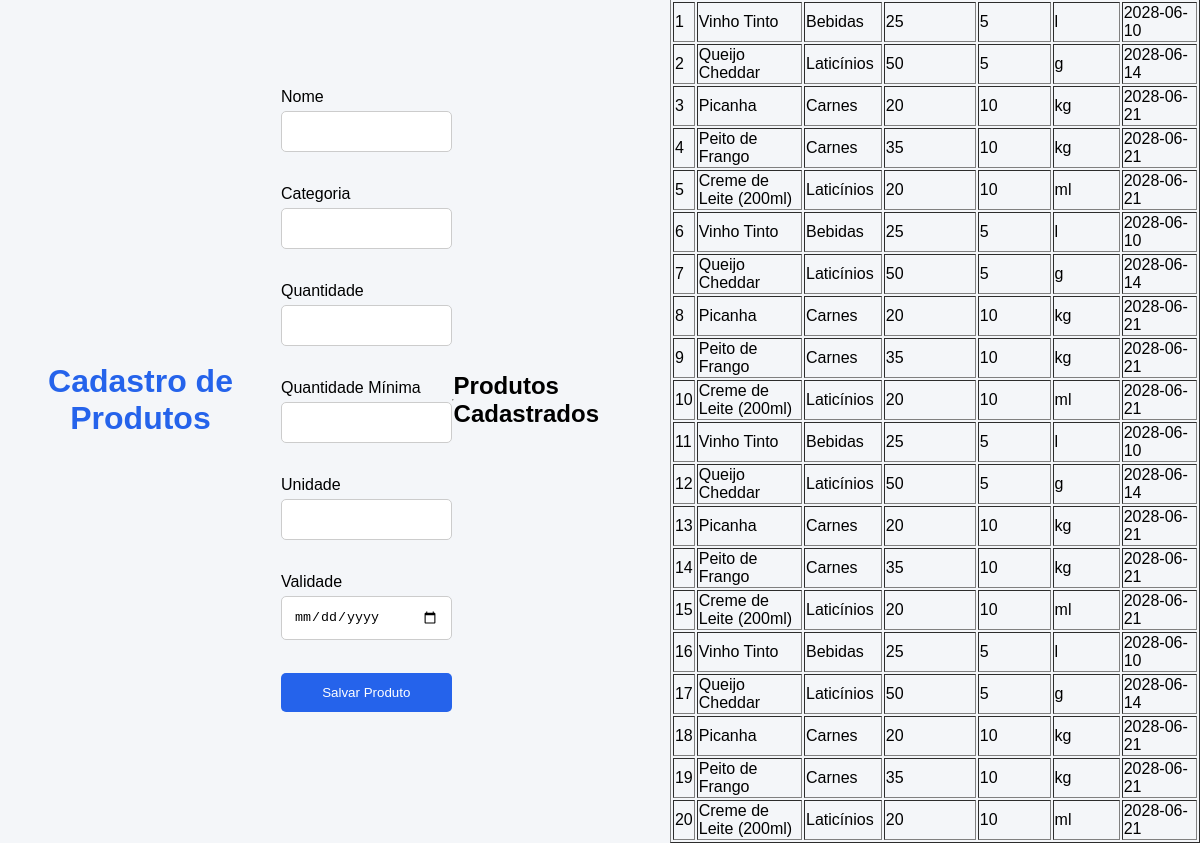
/produtos, run on the app's committed database.
### tables this page shows
CREATE TABLE produtos (
    id INTEGER PRIMARY KEY AUTOINCREMENT,
    nome TEXT NOT NULL,
    categoria TEXT NOT NULL,
    quantidade INTEGER NOT NULL,
    quantidade_minima INTEGER NOT NULL,
    unidade TEXT NOT NULL,
    data_validade TEXT NOT NULL
);

### app.py (the view, shortened to what this page needs)
@app.route("/produtos", methods=["GET", "POST"])
def produtos():
    conexao = sqlite3.connect(DB_PATH)
    cursor = conexao.cursor()
    cursor.execute("SELECT * FROM produtos")
    produtos = cursor.fetchall()
    conexao.close()
    return render_template(
        "produtos.html",
        produtos=produtos
    )

### templates/produtos.html (shortened to what this page needs)
<!DOCTYPE html>
<html lang="pt-BR">
<head>
    <link rel="stylesheet"
          href="{{ url_for('static', filename='css/style.css') }}">
</head>
<body>
    <h1>Cadastro de Produtos</h1>
  <form method="POST">
    <label>Nome</label>
    <br>
    <input type="text" name="nome" required>
    <br><br>
    <label>Categoria</label>
    <br>
    <input type="text" name="categoria" required>
    <br><br>
    <label>Quantidade</label>
    <br>
    <input type="number" name="quantidade" required>
    <br><br>
    <label>Quantidade Mínima</label>
    <br>
    <input type="number" name="quantidade_minima" required>
    <br><br>
    <label>Unidade</label>
    <br>
    <input type="text" name="unidade" required>
    <br><br>
    <label>Validade</label>
    <br>
    <input type="date" name="data_validade" required>
    <br><br>
    <button type="submit">
        Salvar Produto
    </button>
</form>
    <hr>
    <h2>Produtos Cadastrados</h2>
   <table border="1">
{% for produto in produtos %}
<tr>
    <td>{{ produto[0] }}</td>
    <td>{{ produto[1] }}</td>
    <td>{{ produto[2] }}</td>
    <td>{{ produto[3] }}</td>
    <td>{{ produto[4] }}</td>
    <td>{{ produto[5] }}</td>
    <td>{{ produto[6] }}</td>
</tr>
{% endfor %}
</table>

### static/css/style.css (style rules this page uses)
body { margin: 0; padding: 0; background-color: #f4f6f9; font-family: Arial, sans-serif; display: flex; justify-content: center; align-items: center; height: 100vh; }
h1 { text-align: center; color: #2563eb; }
input { width: 100%; padding: 12px; margin-top: 5px; margin-bottom: 15px; border: 1px solid #ccc; border-radius: 5px; box-sizing: border-box; }
button { width: 100%; padding: 12px; border: none; background-color: #2563eb; color: white; border-radius: 5px; cursor: pointer; }

### data on the page
produtos: id "1", nome "Vinho Tinto", categoria "Bebidas", quantidade "25", quantidade_minima "5", unidade "l", data_validade "2028-06-10"
produtos: id "2", nome "Queijo Cheddar", categoria "Laticínios", quantidade "50", quantidade_minima "5", unidade "g", data_validade "2028-06-14"
produtos: id "3", nome "Picanha", categoria "Carnes", quantidade "20", quantidade_minima "10", unidade "kg", data_validade "2028-06-21"
produtos: id "4", nome "Peito de Frango", categoria "Carnes", quantidade "35", quantidade_minima "10", unidade "kg", data_validade "2028-06-21"
produtos: id "5", nome "Creme de Leite (200ml)", categoria "Laticínios", quantidade "20", quantidade_minima "10", unidade "ml", data_validade "2028-06-21"
produtos: id "6", nome "Vinho Tinto", categoria "Bebidas", quantidade "25", quantidade_minima "5", unidade "l", data_validade "2028-06-10"
produtos: id "7", nome "Queijo Cheddar", categoria "Laticínios", quantidade "50", quantidade_minima "5", unidade "g", data_validade "2028-06-14"
produtos: id "8", nome "Picanha", categoria "Carnes", quantidade "20", quantidade_minima "10", unidade "kg", data_validade "2028-06-21"
produtos: id "9", nome "Peito de Frango", categoria "Carnes", quantidade "35", quantidade_minima "10", unidade "kg", data_validade "2028-06-21"
produtos: id "10", nome "Creme de Leite (200ml)", categoria "Laticínios", quantidade "20", quantidade_minima "10", unidade "ml", data_validade "2028-06-21"
produtos: id "11", nome "Vinho Tinto", categoria "Bebidas", quantidade "25", quantidade_minima "5", unidade "l", data_validade "2028-06-10"
produtos: id "12", nome "Queijo Cheddar", categoria "Laticínios", quantidade "50", quantidade_minima "5", unidade "g", data_validade "2028-06-14"
produtos: id "13", nome "Picanha", categoria "Carnes", quantidade "20", quantidade_minima "10", unidade "kg", data_validade "2028-06-21"
produtos: id "14", nome "Peito de Frango", categoria "Carnes", quantidade "35", quantidade_minima "10", unidade "kg", data_validade "2028-06-21"
produtos: id "15", nome "Creme de Leite (200ml)", categoria "Laticínios", quantidade "20", quantidade_minima "10", unidade "ml", data_validade "2028-06-21"
produtos: id "16", nome "Vinho Tinto", categoria "Bebidas", quantidade "25", quantidade_minima "5", unidade "l", data_validade "2028-06-10"
produtos: id "17", nome "Queijo Cheddar", categoria "Laticínios", quantidade "50", quantidade_minima "5", unidade "g", data_validade "2028-06-14"
produtos: id "18", nome "Picanha", categoria "Carnes", quantidade "20", quantidade_minima "10", unidade "kg", data_validade "2028-06-21"
produtos: id "19", nome "Peito de Frango", categoria "Carnes", quantidade "35", quantidade_minima "10", unidade "kg", data_validade "2028-06-21"
produtos: id "20", nome "Creme de Leite (200ml)", categoria "Laticínios", quantidade "20", quantidade_minima "10", unidade "ml", data_validade "2028-06-21"
